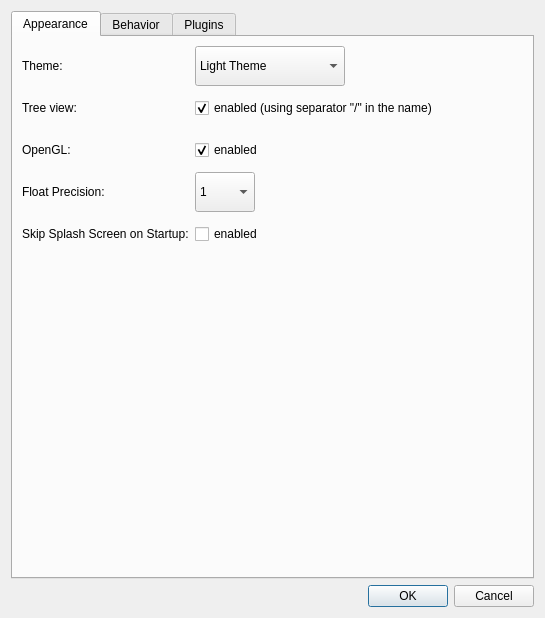
<?xml version="1.0" encoding="UTF-8"?>
<ui version="4.0">
 <class>PreferencesDialog</class>
 <widget class="QDialog" name="PreferencesDialog">
  <property name="geometry">
   <rect>
    <x>0</x>
    <y>0</y>
    <width>545</width>
    <height>618</height>
   </rect>
  </property>
  <property name="minimumSize">
   <size>
    <width>450</width>
    <height>0</height>
   </size>
  </property>
  <property name="windowTitle">
   <string>Preferences</string>
  </property>
  <layout class="QVBoxLayout" name="verticalLayout">
   <item>
    <widget class="QTabWidget" name="tabWidget">
     <property name="focusPolicy">
      <enum>Qt::NoFocus</enum>
     </property>
     <property name="currentIndex">
      <number>0</number>
     </property>
     <widget class="QWidget" name="tab">
      <attribute name="title">
       <string>Appearance</string>
      </attribute>
      <layout class="QVBoxLayout" name="verticalLayout_5">
       <item>
        <layout class="QVBoxLayout" name="verticalLayout_4" stretch="0,1">
         <item>
          <layout class="QFormLayout" name="formLayout">
           <property name="labelAlignment">
            <set>Qt::AlignLeading|Qt::AlignLeft|Qt::AlignVCenter</set>
           </property>
           <property name="formAlignment">
            <set>Qt::AlignLeading|Qt::AlignLeft|Qt::AlignVCenter</set>
           </property>
           <property name="verticalSpacing">
            <number>2</number>
           </property>
           <item row="0" column="0">
            <widget class="QLabel" name="label">
             <property name="sizePolicy">
              <sizepolicy hsizetype="Preferred" vsizetype="Expanding">
               <horstretch>0</horstretch>
               <verstretch>0</verstretch>
              </sizepolicy>
             </property>
             <property name="minimumSize">
              <size>
               <width>0</width>
               <height>40</height>
              </size>
             </property>
             <property name="text">
              <string>Theme:</string>
             </property>
            </widget>
           </item>
           <item row="0" column="1">
            <widget class="QComboBox" name="comboBoxTheme">
             <property name="sizePolicy">
              <sizepolicy hsizetype="Expanding" vsizetype="Fixed">
               <horstretch>0</horstretch>
               <verstretch>0</verstretch>
              </sizepolicy>
             </property>
             <property name="minimumSize">
              <size>
               <width>0</width>
               <height>40</height>
              </size>
             </property>
             <property name="maximumSize">
              <size>
               <width>150</width>
               <height>16777215</height>
              </size>
             </property>
             <item>
              <property name="text">
               <string>Light Theme</string>
              </property>
             </item>
             <item>
              <property name="text">
               <string>Dark Theme</string>
              </property>
             </item>
            </widget>
           </item>
           <item row="1" column="0">
            <widget class="QLabel" name="label_2">
             <property name="sizePolicy">
              <sizepolicy hsizetype="Preferred" vsizetype="Expanding">
               <horstretch>0</horstretch>
               <verstretch>0</verstretch>
              </sizepolicy>
             </property>
             <property name="minimumSize">
              <size>
               <width>0</width>
               <height>40</height>
              </size>
             </property>
             <property name="toolTip">
              <string>&lt;html&gt;&lt;head/&gt;&lt;body&gt;&lt;p&gt;The &amp;quot;Name Separator&amp;quot; is the character use to split the name of a timeseries in the tree view (Timeseries Panel).&lt;/p&gt;&lt;p&gt;Default is &lt;span style=&quot; font-weight:600;&quot;&gt;&amp;quot;/&amp;quot;&lt;/span&gt;.&lt;/p&gt;&lt;/body&gt;&lt;/html&gt;</string>
             </property>
             <property name="text">
              <string>Tree view:</string>
             </property>
            </widget>
           </item>
           <item row="1" column="1">
            <widget class="QCheckBox" name="checkBoxSeparator">
             <property name="minimumSize">
              <size>
               <width>0</width>
               <height>40</height>
              </size>
             </property>
             <property name="toolTip">
              <string>&lt;html&gt;&lt;head/&gt;&lt;body&gt;&lt;p&gt;Change will not be applied to existing timeseries.&lt;/p&gt;&lt;/body&gt;&lt;/html&gt;</string>
             </property>
             <property name="text">
              <string>enabled (using separator &quot;/&quot; in the name)</string>
             </property>
             <property name="checked">
              <bool>true</bool>
             </property>
            </widget>
           </item>
           <item row="2" column="0">
            <widget class="QLabel" name="label_3">
             <property name="sizePolicy">
              <sizepolicy hsizetype="Preferred" vsizetype="Expanding">
               <horstretch>0</horstretch>
               <verstretch>0</verstretch>
              </sizepolicy>
             </property>
             <property name="minimumSize">
              <size>
               <width>0</width>
               <height>40</height>
              </size>
             </property>
             <property name="text">
              <string>OpenGL:</string>
             </property>
            </widget>
           </item>
           <item row="2" column="1">
            <widget class="QCheckBox" name="checkBoxOpenGL">
             <property name="minimumSize">
              <size>
               <width>0</width>
               <height>40</height>
              </size>
             </property>
             <property name="toolTip">
              <string>&lt;html&gt;&lt;head/&gt;&lt;body&gt;&lt;p&gt;Change will not be applied to existing plots.&lt;/p&gt;&lt;/body&gt;&lt;/html&gt;</string>
             </property>
             <property name="text">
              <string>enabled</string>
             </property>
             <property name="checked">
              <bool>true</bool>
             </property>
            </widget>
           </item>
           <item row="3" column="0">
            <widget class="QLabel" name="label_4">
             <property name="sizePolicy">
              <sizepolicy hsizetype="Preferred" vsizetype="Expanding">
               <horstretch>0</horstretch>
               <verstretch>0</verstretch>
              </sizepolicy>
             </property>
             <property name="minimumSize">
              <size>
               <width>0</width>
               <height>40</height>
              </size>
             </property>
             <property name="text">
              <string>Float Precision:</string>
             </property>
            </widget>
           </item>
           <item row="3" column="1">
            <widget class="QComboBox" name="comboBoxPrecision">
             <property name="sizePolicy">
              <sizepolicy hsizetype="Expanding" vsizetype="Fixed">
               <horstretch>0</horstretch>
               <verstretch>0</verstretch>
              </sizepolicy>
             </property>
             <property name="minimumSize">
              <size>
               <width>0</width>
               <height>40</height>
              </size>
             </property>
             <property name="maximumSize">
              <size>
               <width>60</width>
               <height>16777215</height>
              </size>
             </property>
             <item>
              <property name="text">
               <string>1</string>
              </property>
             </item>
             <item>
              <property name="text">
               <string>2</string>
              </property>
             </item>
             <item>
              <property name="text">
               <string>3</string>
              </property>
             </item>
             <item>
              <property name="text">
               <string>4</string>
              </property>
             </item>
             <item>
              <property name="text">
               <string>5</string>
              </property>
             </item>
             <item>
              <property name="text">
               <string>6</string>
              </property>
             </item>
            </widget>
           </item>
           <item row="4" column="0">
            <widget class="QLabel" name="label_5">
             <property name="sizePolicy">
              <sizepolicy hsizetype="Preferred" vsizetype="Expanding">
               <horstretch>0</horstretch>
               <verstretch>0</verstretch>
              </sizepolicy>
             </property>
             <property name="minimumSize">
              <size>
               <width>0</width>
               <height>40</height>
              </size>
             </property>
             <property name="text">
              <string>Skip Splash Screen on Startup:</string>
             </property>
            </widget>
           </item>
           <item row="4" column="1">
            <widget class="QCheckBox" name="checkBoxSkipSplash">
             <property name="minimumSize">
              <size>
               <width>0</width>
               <height>40</height>
              </size>
             </property>
             <property name="toolTip">
              <string>&lt;html&gt;&lt;head/&gt;&lt;body&gt;&lt;p&gt;Enabling this will make PlotJuggler less fun.&lt;/p&gt;&lt;/body&gt;&lt;/html&gt;</string>
             </property>
             <property name="text">
              <string>enabled</string>
             </property>
             <property name="checked">
              <bool>false</bool>
             </property>
            </widget>
           </item>
          </layout>
         </item>
         <item>
          <spacer name="verticalSpacer_2">
           <property name="orientation">
            <enum>Qt::Vertical</enum>
           </property>
           <property name="sizeHint" stdset="0">
            <size>
             <width>20</width>
             <height>40</height>
            </size>
           </property>
          </spacer>
         </item>
        </layout>
       </item>
      </layout>
     </widget>
     <widget class="QWidget" name="behaviorTab">
      <attribute name="title">
       <string>Behavior</string>
      </attribute>
      <layout class="QVBoxLayout" name="verticalLayout_7">
       <item>
        <widget class="QGroupBox" name="groupBoxAutoZoom">
         <property name="sizePolicy">
          <sizepolicy hsizetype="Preferred" vsizetype="Preferred">
           <horstretch>0</horstretch>
           <verstretch>0</verstretch>
          </sizepolicy>
         </property>
         <property name="minimumSize">
          <size>
           <width>0</width>
           <height>0</height>
          </size>
         </property>
         <property name="title">
          <string>Reset plot zoom when:</string>
         </property>
         <property name="alignment">
          <set>Qt::AlignLeading|Qt::AlignLeft|Qt::AlignVCenter</set>
         </property>
         <layout class="QVBoxLayout" name="verticalLayout_6">
          <item>
           <widget class="QCheckBox" name="checkBoxAutoZoomAdded">
            <property name="text">
             <string>Curve added to plot</string>
            </property>
            <property name="checked">
             <bool>true</bool>
            </property>
           </widget>
          </item>
          <item>
           <widget class="QCheckBox" name="checkBoxAutoZoomVisibility">
            <property name="text">
             <string>Curve visibility toggled (in curves legend)</string>
            </property>
            <property name="checked">
             <bool>true</bool>
            </property>
           </widget>
          </item>
          <item>
           <widget class="QCheckBox" name="checkBoxAutoZoomFilter">
            <property name="toolTip">
             <string/>
            </property>
            <property name="text">
             <string>Filters applied to curves</string>
            </property>
            <property name="checked">
             <bool>true</bool>
            </property>
           </widget>
          </item>
         </layout>
        </widget>
       </item>
       <item>
        <widget class="QGroupBox" name="groupBox">
         <property name="sizePolicy">
          <sizepolicy hsizetype="Preferred" vsizetype="Preferred">
           <horstretch>0</horstretch>
           <verstretch>0</verstretch>
          </sizepolicy>
         </property>
         <property name="title">
          <string>Curves color:</string>
         </property>
         <layout class="QVBoxLayout" name="verticalLayout_2">
          <property name="spacing">
           <number>7</number>
          </property>
          <item>
           <widget class="QRadioButton" name="radioGlobalColorIndex">
            <property name="text">
             <string>global color sequence</string>
            </property>
            <property name="checked">
             <bool>true</bool>
            </property>
           </widget>
          </item>
          <item>
           <widget class="QRadioButton" name="radioLocalColorIndex">
            <property name="text">
             <string>reset color sequence in each plot area</string>
            </property>
           </widget>
          </item>
          <item>
           <widget class="QCheckBox" name="checkBoxRememberColor">
            <property name="text">
             <string>remember color</string>
            </property>
            <property name="checked">
             <bool>true</bool>
            </property>
           </widget>
          </item>
         </layout>
        </widget>
       </item>
       <item>
        <widget class="QGroupBox" name="gridGroupBox">
         <property name="title">
          <string>Export Plots:</string>
         </property>
         <layout class="QGridLayout" name="gridLayout_3">
          <item row="1" column="0">
           <widget class="QLabel" name="labelExportY">
            <property name="text">
             <string>Height</string>
            </property>
           </widget>
          </item>
          <item row="0" column="0">
           <widget class="QLabel" name="labelExportX">
            <property name="text">
             <string>Width</string>
            </property>
           </widget>
          </item>
          <item row="0" column="1">
           <widget class="QSpinBox" name="spinBoxExportX">
            <property name="maximum">
             <number>10000</number>
            </property>
            <property name="value">
             <number>1200</number>
            </property>
           </widget>
          </item>
          <item row="1" column="1">
           <widget class="QSpinBox" name="spinBoxExportY">
            <property name="maximum">
             <number>10000</number>
            </property>
            <property name="value">
             <number>900</number>
            </property>
           </widget>
          </item>
         </layout>
        </widget>
       </item>
       <item>
        <widget class="QGroupBox" name="groupBoxMouseInteraction">
         <property name="title">
          <string>Mouse Interaction:</string>
         </property>
         <layout class="QVBoxLayout" name="verticalLayout_8">
          <item>
           <widget class="QCheckBox" name="checkBoxSwapPanZoom">
            <property name="toolTip">
             <string>&lt;html&gt;&lt;head/&gt;&lt;body&gt;&lt;p&gt;Default: Left-click to zoom, Ctrl+Left-click to pan&lt;/p&gt;&lt;p&gt;Swapped: Left-click to pan, Ctrl+Left-click to zoom&lt;/p&gt;&lt;/body&gt;&lt;/html&gt;</string>
            </property>
            <property name="text">
             <string>Swap pan/zoom mouse action modifiers</string>
            </property>
            <property name="checked">
             <bool>false</bool>
            </property>
           </widget>
          </item>
         </layout>
        </widget>
       </item>
       <item>
        <widget class="QGroupBox" name="groupBox_2">
         <property name="title">
          <string>Parsing</string>
         </property>
         <layout class="QVBoxLayout" name="verticalLayout_9">
          <item>
           <widget class="QCheckBox" name="checkBoxTruncation">
            <property name="toolTip">
             <string>&lt;html&gt;&lt;head/&gt;&lt;body&gt;&lt;p&gt;PlotJuggler uses double (64bits) internally.&lt;/p&gt;&lt;p&gt;This means that integer numbers with more than 52 significant bits &lt;span style=&quot; font-weight:700;&quot;&gt;can not be represented&lt;/span&gt; exactly.&lt;/p&gt;&lt;p&gt;Disabling this check, you allow static type conversion and accept some degree of  numerical errors. &lt;/p&gt;&lt;/body&gt;&lt;/html&gt;</string>
            </property>
            <property name="text">
             <string>Strict Truncation check (uncheck at your own risk)</string>
            </property>
            <property name="checked">
             <bool>true</bool>
            </property>
           </widget>
          </item>
         </layout>
        </widget>
       </item>
       <item>
        <spacer name="verticalSpacer">
         <property name="orientation">
          <enum>Qt::Vertical</enum>
         </property>
         <property name="sizeHint" stdset="0">
          <size>
           <width>20</width>
           <height>40</height>
          </size>
         </property>
        </spacer>
       </item>
      </layout>
     </widget>
     <widget class="QWidget" name="tabPlugins">
      <attribute name="title">
       <string>Plugins</string>
      </attribute>
      <layout class="QVBoxLayout" name="verticalLayout_3">
       <item>
        <layout class="QHBoxLayout" name="horizontalLayout">
         <item>
          <widget class="QLabel" name="label_6">
           <property name="text">
            <string>&lt;html&gt;&lt;head/&gt;&lt;body&gt;&lt;p&gt;&lt;span style=&quot; font-weight:600;&quot;&gt;Plugin folders &lt;/span&gt;(will be loaded in this order)&lt;span style=&quot; font-weight:600;&quot;&gt;:&lt;/span&gt;&lt;/p&gt;&lt;/body&gt;&lt;/html&gt;</string>
           </property>
          </widget>
         </item>
         <item>
          <spacer name="horizontalSpacer">
           <property name="orientation">
            <enum>Qt::Horizontal</enum>
           </property>
           <property name="sizeHint" stdset="0">
            <size>
             <width>40</width>
             <height>20</height>
            </size>
           </property>
          </spacer>
         </item>
         <item>
          <widget class="QPushButton" name="pushButtonAdd">
           <property name="minimumSize">
            <size>
             <width>24</width>
             <height>24</height>
            </size>
           </property>
           <property name="maximumSize">
            <size>
             <width>24</width>
             <height>24</height>
            </size>
           </property>
           <property name="toolTip">
            <string>&lt;html&gt;&lt;head/&gt;&lt;body&gt;&lt;p&gt;Add folder&lt;/p&gt;&lt;/body&gt;&lt;/html&gt;</string>
           </property>
           <property name="text">
            <string/>
           </property>
           <property name="iconSize">
            <size>
             <width>22</width>
             <height>22</height>
            </size>
           </property>
           <property name="flat">
            <bool>true</bool>
           </property>
          </widget>
         </item>
         <item>
          <widget class="QPushButton" name="pushButtonRemove">
           <property name="minimumSize">
            <size>
             <width>24</width>
             <height>24</height>
            </size>
           </property>
           <property name="maximumSize">
            <size>
             <width>24</width>
             <height>24</height>
            </size>
           </property>
           <property name="toolTip">
            <string>&lt;html&gt;&lt;head/&gt;&lt;body&gt;&lt;p&gt;Remove selected&lt;/p&gt;&lt;/body&gt;&lt;/html&gt;</string>
           </property>
           <property name="text">
            <string/>
           </property>
           <property name="iconSize">
            <size>
             <width>20</width>
             <height>20</height>
            </size>
           </property>
           <property name="flat">
            <bool>true</bool>
           </property>
          </widget>
         </item>
        </layout>
       </item>
       <item>
        <widget class="QLabel" name="label_7">
         <property name="text">
          <string>Add custom folders. Drag and drop the items to change the order.</string>
         </property>
         <property name="wordWrap">
          <bool>true</bool>
         </property>
        </widget>
       </item>
       <item>
        <widget class="QListWidget" name="listWidgetCustom">
         <property name="focusPolicy">
          <enum>Qt::ClickFocus</enum>
         </property>
         <property name="editTriggers">
          <set>QAbstractItemView::NoEditTriggers</set>
         </property>
         <property name="dragDropMode">
          <enum>QAbstractItemView::InternalMove</enum>
         </property>
         <property name="defaultDropAction">
          <enum>Qt::MoveAction</enum>
         </property>
         <property name="spacing">
          <number>2</number>
         </property>
        </widget>
       </item>
       <item>
        <widget class="QLabel" name="label_8">
         <property name="text">
          <string>List of built-in folders:</string>
         </property>
        </widget>
       </item>
       <item>
        <widget class="QListWidget" name="listWidgetBuiltin">
         <property name="editTriggers">
          <set>QAbstractItemView::NoEditTriggers</set>
         </property>
         <property name="selectionMode">
          <enum>QAbstractItemView::NoSelection</enum>
         </property>
         <property name="spacing">
          <number>2</number>
         </property>
        </widget>
       </item>
       <item>
        <widget class="QLabel" name="label_9">
         <property name="text">
          <string>&lt;html&gt;&lt;head/&gt;&lt;body&gt;&lt;p&gt;&lt;span style=&quot; font-weight:600;&quot;&gt;Note&lt;/span&gt;: this change will take effect the next time PlotJuggler is started&lt;/p&gt;&lt;/body&gt;&lt;/html&gt;</string>
         </property>
         <property name="wordWrap">
          <bool>true</bool>
         </property>
        </widget>
       </item>
      </layout>
     </widget>
    </widget>
   </item>
   <item>
    <widget class="QDialogButtonBox" name="buttonBox">
     <property name="orientation">
      <enum>Qt::Horizontal</enum>
     </property>
     <property name="standardButtons">
      <set>QDialogButtonBox::Cancel|QDialogButtonBox::Ok</set>
     </property>
    </widget>
   </item>
  </layout>
 </widget>
 <resources/>
 <connections>
  <connection>
   <sender>buttonBox</sender>
   <signal>accepted()</signal>
   <receiver>PreferencesDialog</receiver>
   <slot>accept()</slot>
   <hints>
    <hint type="sourcelabel">
     <x>248</x>
     <y>254</y>
    </hint>
    <hint type="destinationlabel">
     <x>157</x>
     <y>274</y>
    </hint>
   </hints>
  </connection>
  <connection>
   <sender>buttonBox</sender>
   <signal>rejected()</signal>
   <receiver>PreferencesDialog</receiver>
   <slot>reject()</slot>
   <hints>
    <hint type="sourcelabel">
     <x>316</x>
     <y>260</y>
    </hint>
    <hint type="destinationlabel">
     <x>286</x>
     <y>274</y>
    </hint>
   </hints>
  </connection>
 </connections>
</ui>
